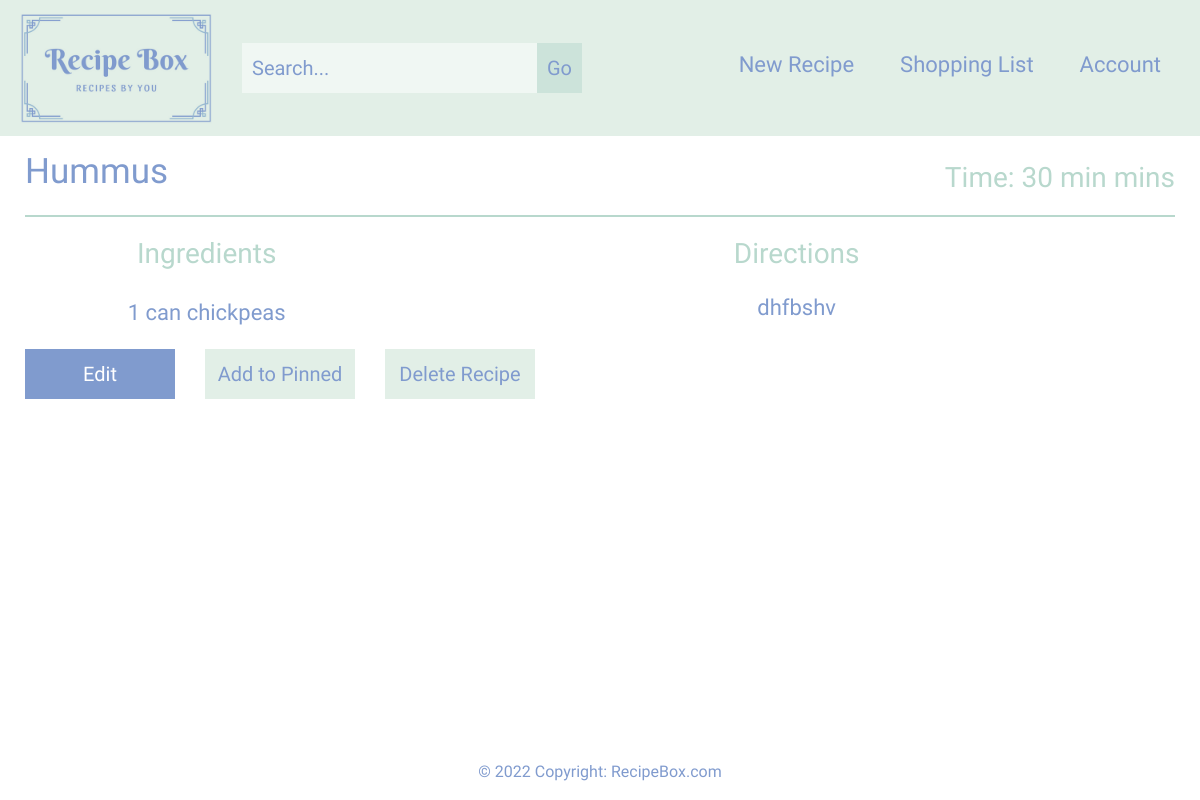
The page /recipe/hummus/ (signed in) on the database its author committed.
### base/models.py (models this page shows, shortened)
class Recipe(models.Model):
    user = models.ForeignKey(settings.AUTH_USER_MODEL, on_delete=models.CASCADE)
    name = models.CharField(max_length = 150)
    slug = models.SlugField(unique=True, blank=True, null=True)
    time_to_make = models.CharField(max_length = 25, default=0)
    timestamp = models.DateTimeField(auto_now_add=True)
    updated = models.DateTimeField(auto_now=True)
    section = models.ForeignKey(Section, related_name='recipes', on_delete=models.SET_NULL, null=True, blank=True)
    pinned = models.BooleanField(default=False)
    class Meta:
        verbose_name = ('Recipe')
        verbose_name_plural = ('Recipes')
    def get_ingredients_children(self):
        return self.ingredient_set.all()
    def get_instructions_children(self):
        return self.instruction_set.all()
    def get_edit_url(self):
        return reverse("edit_recipe", kwargs={"title": self.slug})

class Ingredient(models.Model):
    recipe = models.ForeignKey(Recipe, on_delete=models.CASCADE)
    name = models.CharField(max_length = 100)
    quantity = models.CharField(max_length = 50)
    unit = models.CharField(max_length = 50)
    class Meta:
        verbose_name = ('Ingredient')
        verbose_name_plural = ('Ingredients')

class Instruction(models.Model):
    recipe = models.ForeignKey(Recipe, on_delete=models.CASCADE)
    text = models.TextField(blank=False)
    class Meta:
        verbose_name = ('Instruction')
        verbose_name_plural = ('Instructions')

### base/views.py (the view)
# urls.py: path("recipe/<str:title>/", views.individual_recipe, name="individual_recipe"),
@login_required
def individual_recipe(request, title=None, *args, **kwargs):
    recipe_obj = None
    if title is not None:
        recipe_obj = get_object_or_404(Recipe, slug=title, user=request.user)
        if recipe_obj.pinned == True:
            is_pinned = True
        else:
            is_pinned = ''
        if "pinnedbtn" in request.POST:
            recipe_obj.pinned = True
            recipe_obj.save(update_fields=["pinned"])
            is_pinned = True
        if "unpinnedbtn" in request.POST:
            recipe_obj.pinned = False
            recipe_obj.save(update_fields=["pinned"])
            is_pinned = ''
        if "delete" in request.POST:
            recipe_obj.delete()
            return redirect("../../all_recipes")
    context = {
        "recipe_obj": recipe_obj,
        "is_pinned" : is_pinned
    }
    return render(request, "individual_recipe.html", context)

### templates/individual_recipe.html (shortened to what this page needs)
{% extends "base.html" %}
{% block page_content %}
<section id="recipe">
    <div class="row recipe-top">
        <p id="recipe-title">{{ recipe_obj.name }}</p>
        <p id="recipe-time">Time: {{ recipe_obj.time_to_make }} mins</p>
    </div>
    <hr>
    <div class="row recipe-middle">
        <div class="col-sm-4 recipe-left">
            <p>Ingredients</p>
            <div class="row ingredient-row">
                {% for ingredient in recipe_obj.get_ingredients_children %}
                <div class="col-sm-12 mini-left">{{ ingredient.quantity }} {{ ingredient.unit }} {{ ingredient.name }}</div>
                {% endfor %}
            </div>
        </div>
        <div class="col-sm-8 recipe-right">
            <p>Directions</p>
            {% for instruction in recipe_obj.get_instructions_children %}
            <div class="col-sm-12 mini-right">{{ instruction.text }}</div>
            {% endfor %}
        </div>
    </div>
    <div class="row recipe-bottom">
        <button type="submit" class="blue-btn">{% if recipe_obj.get_edit_url %}<a class="edit-link" href="{{ recipe_obj.get_edit_url }}">Edit</a>{% endif %}</button>
        {% if is_pinned %}
            <form method="post">
                {% csrf_token %}
                <button type="submit" class="green-btn" name="unpinnedbtn">Pin-ent</button>
            </form>
        {% else %}
            <form method="post">
                <button type="submit" class="green-btn" name="pinnedbtn">Add to Pinned</button>
            </form>
        {% endif %}
        <form method="post">
            <button type="submit" class="green-btn" name="delete">Delete Recipe</button>
        </form>
    </div>
</section>
{% endblock %}

### static/styles/style.css (style rules this page uses)
body, #landing { padding: 0; margin: 0; background: #ffff; font-family: 'Sansita', sans-serif; position: relative; min-height: 100vh; }
button, button:active, button:focus { outline: none; }
#recipe { padding: 10px; }
.recipe-top { display: flex; justify-content: space-between; align-items: flex-end; }
#recipe-title { margin: 0; margin-left: 15px; font-size: 35px; }
#recipe-title, .mini-left, .mini-right { color: #809bce; }
#recipe-time, .recipe-left, .recipe-right { color: #b8d8cd; font-size: 28px; }
#recipe-time { margin: 0; margin-right: 15px; }
hr { background-color: #b8d8cd; height: 2px; border: none; }
.recipe-left, .recipe-right { text-align: center; }
.mini-left { padding: 5px; }
.mini-left, .mini-right { font-size: 22px; }
button, button[type=submit] { border: none; outline: none; cursor: pointer; }
.blue-btn { color: #ffff; background-color: #809bce; }
.green-btn { color: #809bce; background-color: #e2efe7; }
.blue-btn, .green-btn { height: 50px; width: 150px; margin: 15px; font-size: 20px; }
.edit-link { color: #ffffff; }
.edit-link:link { text-decoration: none; }

### rows shown on the page
Recipe: name "Hummus", time_to_make "30 min"
Ingredient: quantity "1", unit "can", name "chickpeas"
Instruction: text "dhfbshv"
